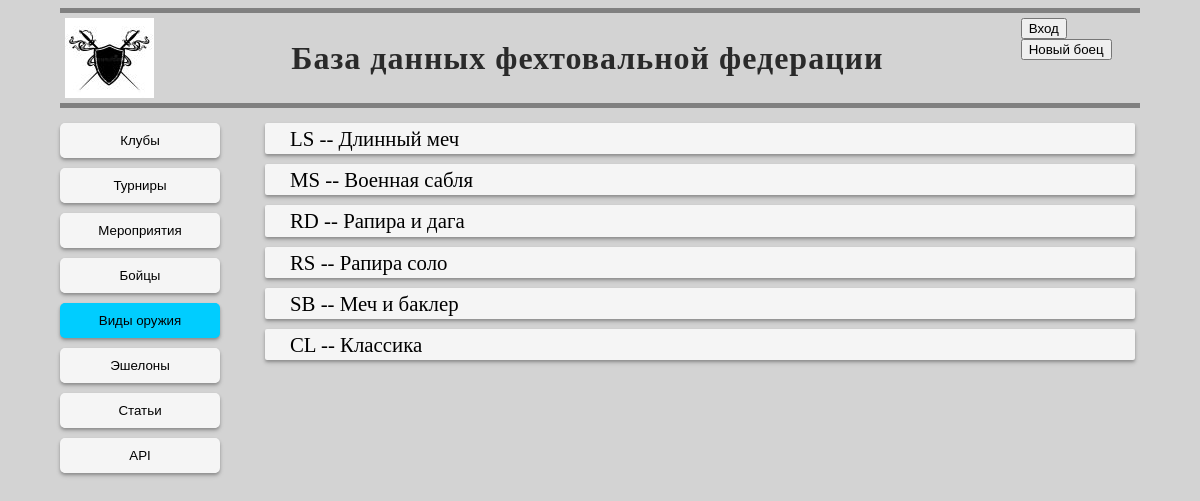
The app's page /info/weapons/ with its own data.
### mainpage/models.py (models this page shows, shortened)
class Weapons(models.Model):
    class Meta:
        verbose_name = 'Класс оружия'
        verbose_name_plural = 'Классы оружия'
    id = models.CharField(max_length=20, primary_key=True, unique=True)
    name = models.CharField(max_length=100, blank=False, null=False)
    deprecated = models.BooleanField(default=False, blank=False, null=False)

### commoninfo/views.py (the view)
# urls.py: path('weapons/', weapons_list),
def weapons_list(request):
    weapons = Weapons.objects.all()
    context = {
        'weapons': weapons,
    }
    return render(request, 'commoninfo/weapons_list.html', context)

### templates/commoninfo/weapons_list.html
{% extends  'base.html' %}
{% block nav %}
		<button class="nav_button" onclick="location.href='/clubs/'">Клубы</button>
		<button class="nav_button" onclick="location.href='/tournaments/'">Турниры</button>
		<button class="nav_button" onclick="location.href='#'">Мероприятия</button>
		<button class="nav_button" onclick="location.href='/fighters/'">Бойцы</button>
        <button class="nav_button nav_button_active" onclick="location.href='../..'">Виды оружия</button>
        <button class="nav_button" onclick="location.href='/info/divisions/'">Эшелоны</button>
		<button class="nav_button" onclick="location.href='#'">Статьи</button>
		<button class="nav_button" onclick="location.href='/info/apiinfo/'">API</button>
{% endblock nav %}
{% block main %}
    {% for x in weapons %}
        <div class="data_card" >
            <div class="inline_data">
                <div> {{ x.id }} -- {{x.name}}</div>
            </div>
        </div>
    {% endfor %}
{% endblock %}

### media/base.css (style rules this page uses)
* { box-sizing: border-box; }
body { background-color: lightgray; max-width: 1200px; margin-left: 5vw; margin-right: 5vw; }
.nav_button { padding-top: 10px; padding-bottom: 10px; margin-top: 5px; margin-bottom: 5px; width: 80%; min-width: 105px; font-weight: 500; background-color: #F5F5F5; border-style: solid; border-top-style: none; border-bottom-style: none; border-left-width: thick; border-right-width: thick; border-color: #F5F5F5; border-radius: 5px; box-shadow: 0 3px 5px rgba(0, 0, 0, 0.12), 0 2px 3px rgba(0, 0, 0, 0.24); text-decoration: none; text-align: center; transition-duration: 0.5s; transition-property: border-color; }
.nav_button_active { background-color: #00CDFF; border-color: #00CDFF; }
.data_card { width: 100%; margin: 5px; display: flex; justify-content: flex-start; padding-left: 5px; padding-right: 5px; background-color: #F5F5F5; border-style: none; border-width: thin; border-radius: 2px; box-shadow: 0 3px 5px rgba(0, 0, 0, 0.12), 0 2px 3px rgba(0, 0, 0, 0.24); }
.inline_data { width: 100%; display: flex; margin-left: 20px; line-height: 1.5em; flex-direction: column; justify-content: center; align-items: flex-start; }

### records on screen
Weapons: id "LS", name "Длинный меч"
Weapons: id "MS", name "Военная сабля"
Weapons: id "RD", name "Рапира и дага"
Weapons: id "RS", name "Рапира соло"
Weapons: id "SB", name "Меч и баклер"
Weapons: id "CL", name "Классика"
